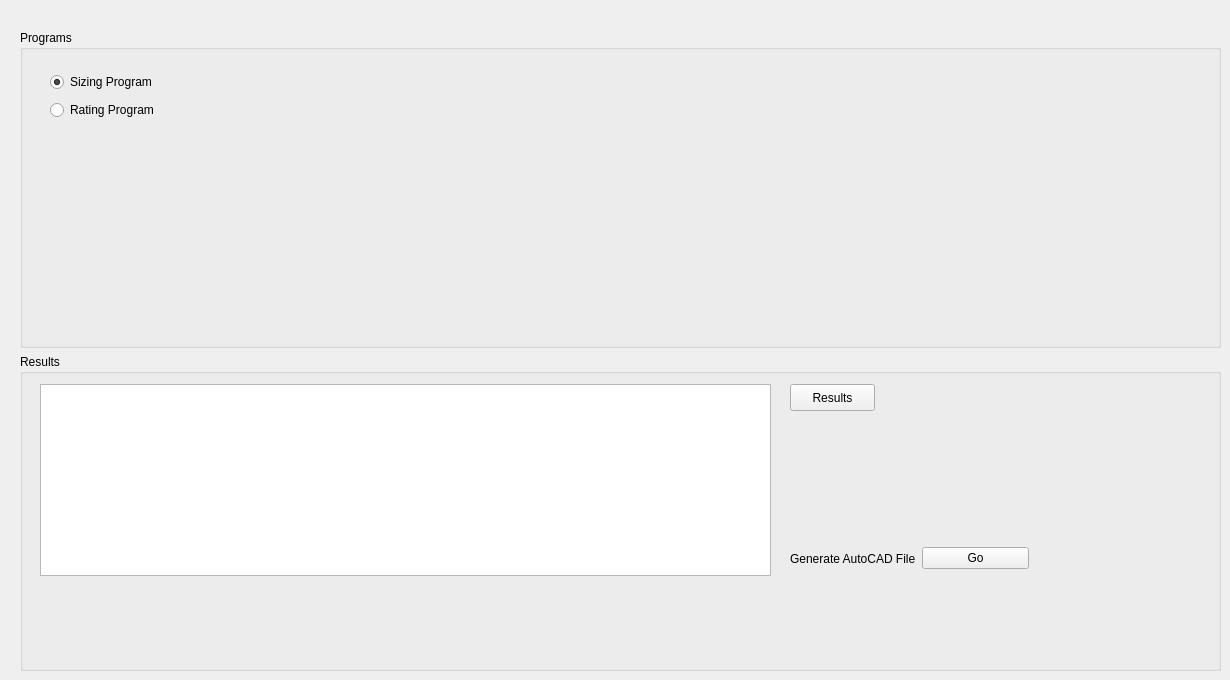
        <widget class="QWidget" name="tab_1">
         <attribute name="title">
          <string>Shell and Tube Heat Exchanger Program</string>
         </attribute>
         <widget class="QWidget" name="layoutWidget">
          <property name="geometry">
           <rect>
            <x>20</x>
            <y>30</y>
            <width>1201</width>
            <height>641</height>
           </rect>
          </property>
          <layout class="QVBoxLayout" name="verticalLayout_19">
           <item>
            <widget class="QGroupBox" name="groupBox_2">
             <property name="title">
              <string>Programs</string>
             </property>
             <widget class="QWidget" name="layoutWidget">
              <property name="geometry">
               <rect>
                <x>30</x>
                <y>40</y>
                <width>129</width>
                <height>52</height>
               </rect>
              </property>
              <layout class="QVBoxLayout" name="verticalLayout_18">
               <item>
                <widget class="QRadioButton" name="radioButton_sizing_program">
                 <property name="text">
                  <string>Sizing Program</string>
                 </property>
                 <property name="checked">
                  <bool>true</bool>
                 </property>
                </widget>
               </item>
               <item>
                <widget class="QRadioButton" name="radioButton_rating_program">
                 <property name="text">
                  <string>Rating Program</string>
                 </property>
                 <property name="checked">
                  <bool>false</bool>
                 </property>
                </widget>
               </item>
              </layout>
             </widget>
            </widget>
           </item>
           <item>
            <widget class="QGroupBox" name="groupBox">
             <property name="title">
              <string>Results</string>
             </property>
             <widget class="QTextBrowser" name="results">
              <property name="geometry">
               <rect>
                <x>20</x>
                <y>30</y>
                <width>731</width>
                <height>192</height>
               </rect>
              </property>
             </widget>
             <widget class="QPushButton" name="pushButton_results">
              <property name="geometry">
               <rect>
                <x>770</x>
                <y>30</y>
                <width>85</width>
                <height>27</height>
               </rect>
              </property>
              <property name="text">
               <string>Results</string>
              </property>
             </widget>
             <widget class="QWidget" name="layoutWidget">
              <property name="geometry">
               <rect>
                <x>770</x>
                <y>190</y>
                <width>239</width>
                <height>29</height>
               </rect>
              </property>
              <layout class="QHBoxLayout" name="horizontalLayout_42">
               <item>
                <widget class="QLabel" name="label_33">
                 <property name="text">
                  <string>Generate AutoCAD File</string>
                 </property>
                </widget>
               </item>
               <item>
                <widget class="QPushButton" name="pushButton_7">
                 <property name="text">
                  <string>Go</string>
                 </property>
                </widget>
               </item>
              </layout>
             </widget>
            </widget>
           </item>
          </layout>
         </widget>
        </widget>
